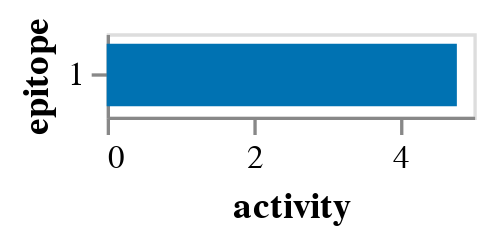
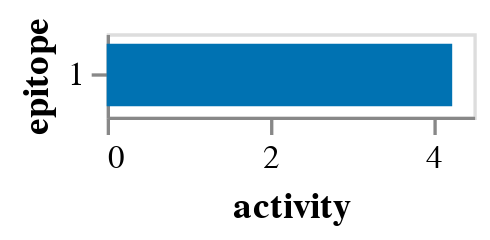

The notebook cell these images were saved under, in order:
### Code cell
model_libA_filtered = generate_model(prob_escape_libA_filtered)
model_libB_filtered = generate_model(prob_escape_libB_filtered)
model_libA = generate_model(prob_escape_libA)
model_libB = generate_model(prob_escape_libB)

### Figure 1 — Vega-Lite specification as saved in the notebook (floating-point values rounded to 4 significant figures)
{"config": {"view": {"continuousWidth": 400, "continuousHeight": 300}, "axis": {"grid": false}}, "data": {"name": "data-d21ae7d3f81a2a610fe5ed278cd28968"}, "mark": {"type": "bar", "size": 18.75}, "encoding": {"color": {"field": "epitope", "legend": null, "scale": {"domain": ["1"], "range": ["#0072B2"]}, "type": "nominal"}, "tooltip": [{"field": "epitope", "type": "nominal"}, {"field": "activity", "format": ".2f", "type": "quantitative"}], "x": {"field": "activity", "title": "activity", "type": "quantitative"}, "y": {"field": "epitope", "sort": ["1"], "type": "nominal"}}, "height": {"step": 25}, "width": 110, "$schema": "https://vega.github.io/schema/vega-lite/v5.2.0.json", "datasets": {"data-d21ae7d3f81a2a610fe5ed278cd28968": [{"epitope": "1", "activity": 4.774}]}}

### Figure 2 — Vega-Lite specification as saved in the notebook (floating-point values rounded to 4 significant figures)
{"config": {"view": {"continuousWidth": 400, "continuousHeight": 300}, "axis": {"grid": false}}, "data": {"name": "data-882c5b41f0c251ac2816917f3fe7b7f5"}, "mark": {"type": "bar", "size": 18.75}, "encoding": {"color": {"field": "epitope", "legend": null, "scale": {"domain": ["1"], "range": ["#0072B2"]}, "type": "nominal"}, "tooltip": [{"field": "epitope", "type": "nominal"}, {"field": "activity", "format": ".2f", "type": "quantitative"}], "x": {"field": "activity", "title": "activity", "type": "quantitative"}, "y": {"field": "epitope", "sort": ["1"], "type": "nominal"}}, "height": {"step": 25}, "width": 110, "$schema": "https://vega.github.io/schema/vega-lite/v5.2.0.json", "datasets": {"data-882c5b41f0c251ac2816917f3fe7b7f5": [{"epitope": "1", "activity": 4.239}]}}
